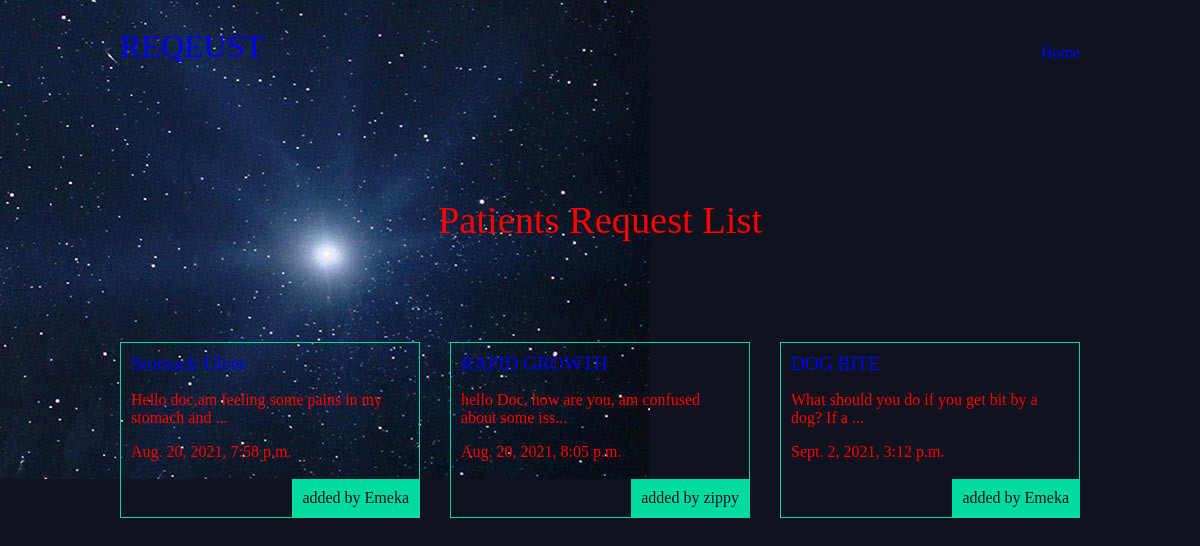
The app's page /patients/ with its own data.
### patients/models.py (models this page shows, shortened)
class Post(models.Model):
    title = models.CharField(max_length=100)
    slug = models.SlugField()
    body = models.TextField()
    date = models.DateTimeField(auto_now_add=True)
    thumb = models.ImageField(default='default.png', blank=True)
    author = models.ForeignKey(User, on_delete=models.CASCADE, default=None)
    def snippet(self):
        return self.body[:50] + '...'

### patients/views.py (the view)
# urls.py: path('', views.patient_list, name="list"),
def patient_list(request):
    templats = Post.objects.all().order_by('date')
    return render(request, 'patients/patient_list.html', {'kate':templats})

### patients/templates/patients/patient_list.html
{% extends 'base.html' %}
{% block content %}
<h1>Patients Request List</h1>
<div class="posts">
    {% for templat in kate %}
    <div class="post">
        <h2><a href="{% url 'patients:detail' slug=templat.slug %}">{{templat.title}}</a></h2>
        <p>{{templat.snippet}}</p>
        <p>{{templat.date}}</p>
        <p class="author">added by {{templat.author.username}}</p>
    </div>
    {% endfor %}
</div>
{% endblock %}

### templates/base.html (shortened to what this page needs)
{% load static %}
<!DOCTYPE html>
<html lang="en">
<head>
    <link rel="stylesheet" href="{% static 'style.css' %}">
</head>
<body>
    <header class="wrapper">
        <h1><a href="{% url 'patients:list' %}">REQEUST</a></h1>
        <nav>
            <ul>
                {% if user.is_authenticated %}
                <li>
                    <form class="logout-link" action="{% url 'accounts:logout' %}" method="post">
                        {% csrf_token %}
                        <button type="submit">Logout</button>
                    </form>
                </li>
                <li><a href="{% url 'patients:create' %}" class="highlight">New Post</a></li>
                {% else %}
                <li><a href="{% url 'homepage' %}">Home</a></li>
                {% endif %}
            </ul>
        </nav>
    </header>
    <div class="wrapper">
        {% block content %}
        {% endblock %}
    </div>
</body>
</html>

### static/style.css (style rules this page uses)
body { background:#0f121f; background-image: url(/static/star.jpg); background-repeat:no-repeat ; color: red; }
h1, h2, h3, h4, h5 { font-weight:normal; margin:0; }
a, a:hover, a:visited { color: blue; text-decoration: none; }
.wrapper { max-width: 960px; margin: 0 auto; }
div.wrapper h1 { text-align:center; margin:100px auto; font-size: 2.4em; }
header { display:grid; grid-template-columns:1fr 1fr; padding:20px 0; }
nav { justify-self:end; }
nav li { display:inline-block; margin-left:20px; }
.posts { display: grid; grid-template-columns: 1fr 1fr 1fr; grid-gap: 30px; }
.post { padding:10px; border:1px solid #00dba0; position:relative; padding-bottom:40px; }
.post h2 { font-size:1.2em; }
.post .author { padding:10px; background: #00dba0; position:absolute; right:0; bottom:0; margin:0; color: #0f121f; }

### records on screen
Post: title "Stomach Ulcer", snippet "Hello doc,am feeling some pains in my stomach and ...", date "Aug. 20, 2021, 7:58 p.m.", author.username "Emeka"
Post: title "RAPID GROWTH", snippet "hello Doc, how are you, am confused about some iss...", date "Aug. 20, 2021, 8:05 p.m.", author.username "zippy"
Post: snippet "What should you do if you get bit by a dog? If a ...", date "Sept. 2, 2021, 3:12 p.m.", author.username "Emeka"
